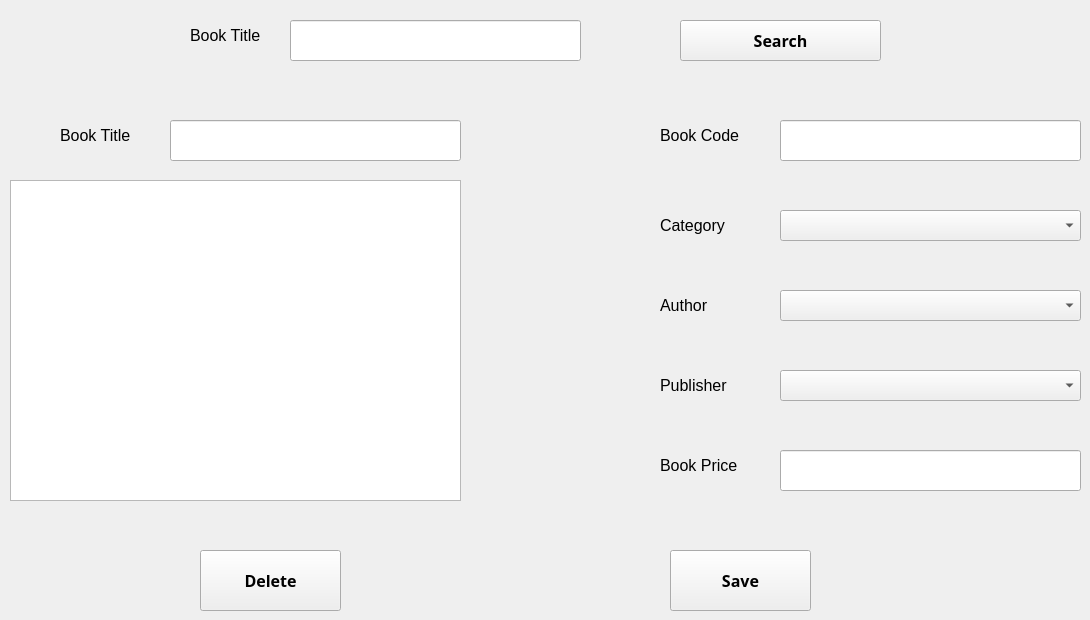
      <widget class="QWidget" name="tab_10">
       <attribute name="title">
        <string>Edit or Delete a Book</string>
       </attribute>
       <widget class="QLabel" name="label_17">
        <property name="geometry">
         <rect>
          <x>660</x>
          <y>120</y>
          <width>101</width>
          <height>31</height>
         </rect>
        </property>
        <property name="font">
         <font>
          <family>Segoe UI</family>
          <pointsize>12</pointsize>
          <weight>50</weight>
          <bold>false</bold>
         </font>
        </property>
        <property name="text">
         <string>Book Code</string>
        </property>
       </widget>
       <widget class="QLabel" name="label_18">
        <property name="geometry">
         <rect>
          <x>660</x>
          <y>290</y>
          <width>101</width>
          <height>31</height>
         </rect>
        </property>
        <property name="font">
         <font>
          <family>Segoe UI</family>
          <pointsize>12</pointsize>
          <weight>50</weight>
          <bold>false</bold>
         </font>
        </property>
        <property name="text">
         <string>Author</string>
        </property>
       </widget>
       <widget class="QLineEdit" name="lineEdit_9">
        <property name="geometry">
         <rect>
          <x>780</x>
          <y>450</y>
          <width>301</width>
          <height>41</height>
         </rect>
        </property>
       </widget>
       <widget class="QLabel" name="label_19">
        <property name="geometry">
         <rect>
          <x>60</x>
          <y>120</y>
          <width>101</width>
          <height>31</height>
         </rect>
        </property>
        <property name="font">
         <font>
          <family>Segoe UI</family>
          <pointsize>12</pointsize>
          <weight>50</weight>
          <bold>false</bold>
         </font>
        </property>
        <property name="text">
         <string>Book Title</string>
        </property>
       </widget>
       <widget class="QLabel" name="label_20">
        <property name="geometry">
         <rect>
          <x>660</x>
          <y>210</y>
          <width>101</width>
          <height>31</height>
         </rect>
        </property>
        <property name="font">
         <font>
          <family>Segoe UI</family>
          <pointsize>12</pointsize>
          <weight>50</weight>
          <bold>false</bold>
         </font>
        </property>
        <property name="text">
         <string>Category</string>
        </property>
       </widget>
       <widget class="QLabel" name="label_21">
        <property name="geometry">
         <rect>
          <x>660</x>
          <y>370</y>
          <width>101</width>
          <height>31</height>
         </rect>
        </property>
        <property name="font">
         <font>
          <family>Segoe UI</family>
          <pointsize>12</pointsize>
          <weight>50</weight>
          <bold>false</bold>
         </font>
        </property>
        <property name="text">
         <string>Publisher</string>
        </property>
       </widget>
       <widget class="QPlainTextEdit" name="plainTextEdit_3">
        <property name="geometry">
         <rect>
          <x>10</x>
          <y>180</y>
          <width>451</width>
          <height>321</height>
         </rect>
        </property>
       </widget>
       <widget class="QLabel" name="label_22">
        <property name="geometry">
         <rect>
          <x>660</x>
          <y>450</y>
          <width>101</width>
          <height>31</height>
         </rect>
        </property>
        <property name="font">
         <font>
          <family>Segoe UI</family>
          <pointsize>12</pointsize>
          <weight>50</weight>
          <bold>false</bold>
         </font>
        </property>
        <property name="text">
         <string>Book Price</string>
        </property>
       </widget>
       <widget class="QLineEdit" name="lineEdit_10">
        <property name="geometry">
         <rect>
          <x>170</x>
          <y>120</y>
          <width>291</width>
          <height>41</height>
         </rect>
        </property>
       </widget>
       <widget class="QComboBox" name="comboBox_9">
        <property name="geometry">
         <rect>
          <x>780</x>
          <y>290</y>
          <width>301</width>
          <height>31</height>
         </rect>
        </property>
        <property name="font">
         <font>
          <pointsize>10</pointsize>
         </font>
        </property>
       </widget>
       <widget class="QLineEdit" name="lineEdit_11">
        <property name="geometry">
         <rect>
          <x>780</x>
          <y>120</y>
          <width>301</width>
          <height>41</height>
         </rect>
        </property>
       </widget>
       <widget class="QComboBox" name="comboBox_10">
        <property name="geometry">
         <rect>
          <x>780</x>
          <y>370</y>
          <width>301</width>
          <height>31</height>
         </rect>
        </property>
        <property name="font">
         <font>
          <pointsize>10</pointsize>
         </font>
        </property>
       </widget>
       <widget class="QComboBox" name="comboBox_11">
        <property name="geometry">
         <rect>
          <x>780</x>
          <y>210</y>
          <width>301</width>
          <height>31</height>
         </rect>
        </property>
        <property name="font">
         <font>
          <pointsize>10</pointsize>
         </font>
        </property>
       </widget>
       <widget class="QPushButton" name="pushButton_10">
        <property name="geometry">
         <rect>
          <x>670</x>
          <y>550</y>
          <width>141</width>
          <height>61</height>
         </rect>
        </property>
        <property name="font">
         <font>
          <family>Segoe UI Semibold</family>
          <pointsize>12</pointsize>
          <weight>75</weight>
          <bold>true</bold>
         </font>
        </property>
        <property name="text">
         <string>Save</string>
        </property>
       </widget>
       <widget class="QPushButton" name="pushButton_11">
        <property name="geometry">
         <rect>
          <x>200</x>
          <y>550</y>
          <width>141</width>
          <height>61</height>
         </rect>
        </property>
        <property name="font">
         <font>
          <family>Segoe UI Semibold</family>
          <pointsize>12</pointsize>
          <weight>75</weight>
          <bold>true</bold>
         </font>
        </property>
        <property name="text">
         <string>Delete</string>
        </property>
       </widget>
       <widget class="QLabel" name="label_23">
        <property name="geometry">
         <rect>
          <x>190</x>
          <y>20</y>
          <width>101</width>
          <height>31</height>
         </rect>
        </property>
        <property name="font">
         <font>
          <family>Segoe UI</family>
          <pointsize>12</pointsize>
          <weight>50</weight>
          <bold>false</bold>
         </font>
        </property>
        <property name="text">
         <string>Book Title</string>
        </property>
       </widget>
       <widget class="QLineEdit" name="lineEdit_12">
        <property name="geometry">
         <rect>
          <x>290</x>
          <y>20</y>
          <width>291</width>
          <height>41</height>
         </rect>
        </property>
       </widget>
       <widget class="QPushButton" name="pushButton_12">
        <property name="geometry">
         <rect>
          <x>680</x>
          <y>20</y>
          <width>201</width>
          <height>41</height>
         </rect>
        </property>
        <property name="font">
         <font>
          <family>Segoe UI Semibold</family>
          <pointsize>12</pointsize>
          <weight>75</weight>
          <bold>true</bold>
         </font>
        </property>
        <property name="text">
         <string>Search</string>
        </property>
       </widget>
      </widget>
